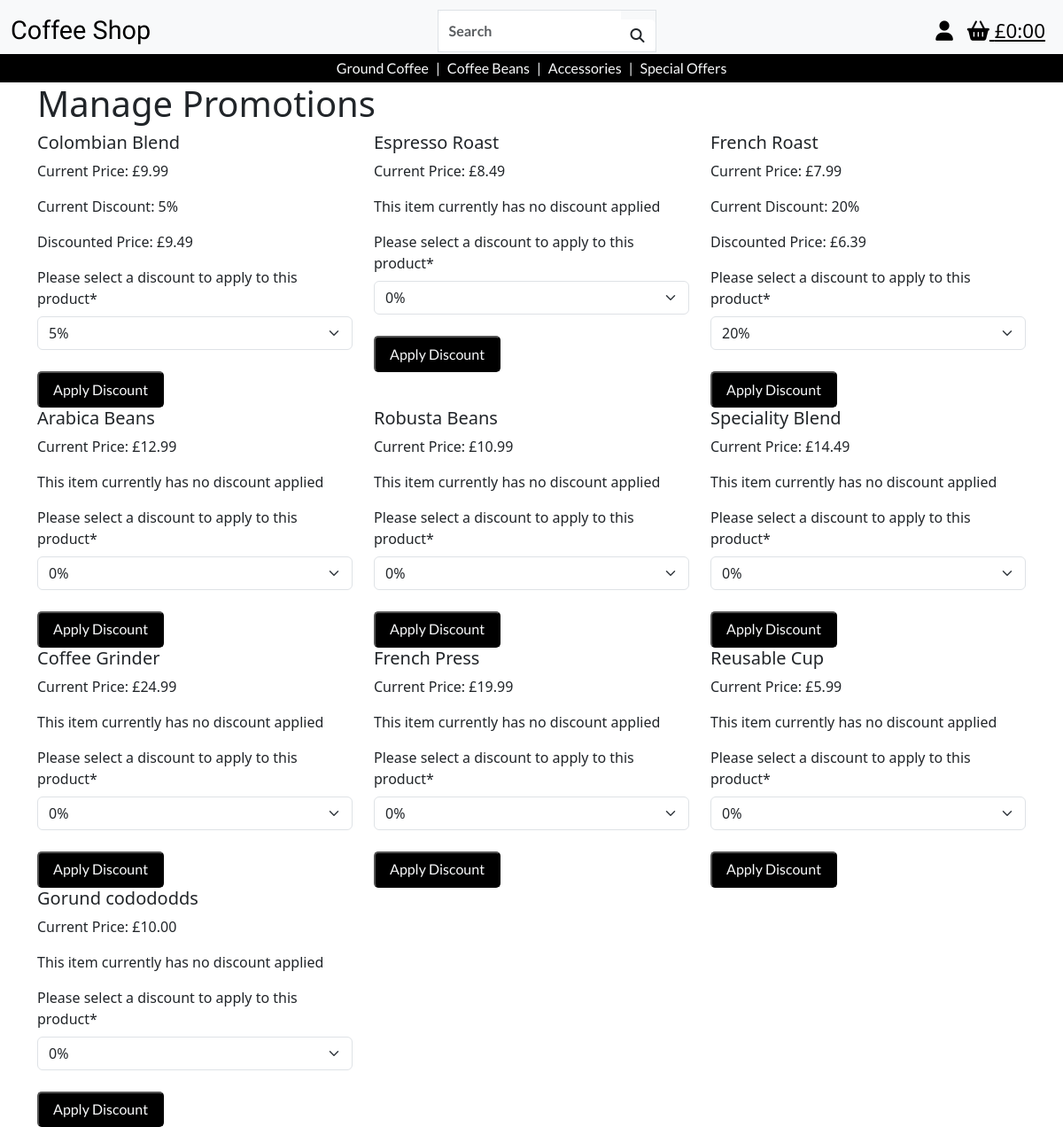
/promotions/ (signed in), run on an earlier commit of the app's database.
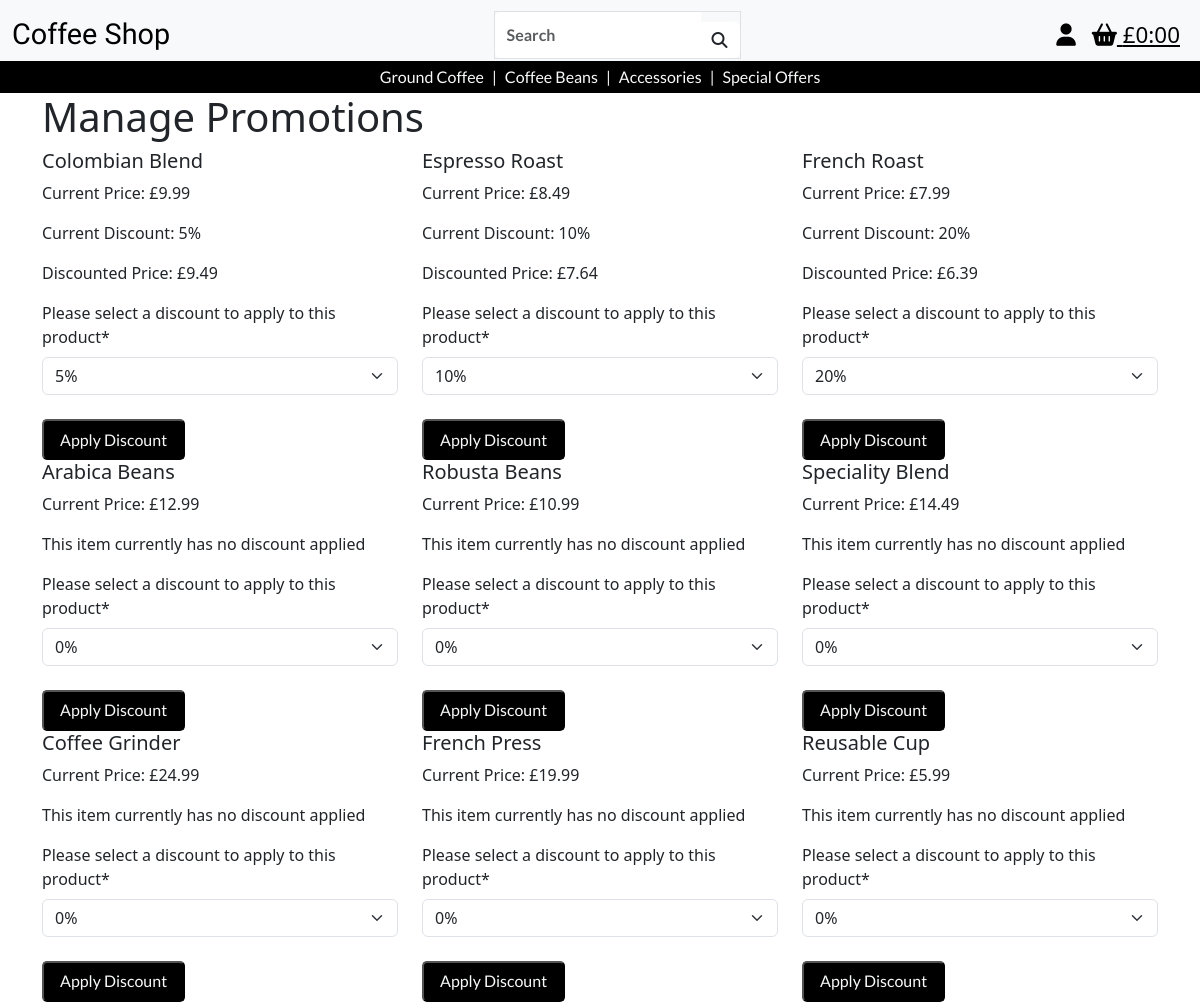
And on a later commit of the database.
### products/models.py (models this page shows, shortened)
class Product(models.Model):
    category = models.ForeignKey(
        'Category', null=True, blank=True, on_delete=models.SET_NULL)
    sku = models.CharField(max_length=254, null=True, blank=True, unique=True)
    product_name = models.CharField(max_length=254)
    description = models.TextField()
    price = models.DecimalField(max_digits=6, decimal_places=2)
    image_url = models.URLField(max_length=1024, null=True, blank=True)
    image = models.ImageField(null=True, blank=True)

### promotions/models.py (models this page shows, shortened)
class Discount(models.Model):
    product = models.OneToOneField(Product, on_delete=models.CASCADE, related_name='discount', primary_key=True)
    percentage = models.PositiveIntegerField(validators=[MaxValueValidator(50)])
    def apply_discount(self, price):
        discounted_price = price - (price * self.percentage / 100)
        return round(discounted_price, 2)

### promotions/views.py (the view)
# urls.py: path('', views.manage_promotions, name='manage_promotions'),
@login_required
def manage_promotions(request):
    if request.method == "POST":
        product_id = request.POST.get('product_id')
        discount_percentage = request.POST.get('percentage')
        product = get_object_or_404(Product, pk=product_id)
        if int(discount_percentage) == 0:
            Discount.objects.filter(product=product).delete()
        else:
            Discount.objects.update_or_create(
                product=product,
                defaults={'percentage': int(discount_percentage)}
            )
        return redirect('manage_promotions')
    else:
        products = Product.objects.all()
        discounts = {}
        for discount in Discount.objects.all():
            discounts[discount.product_id] = discount
        product_data = []
        for product in products:
            discount = discounts.get(product.id)
            form = DiscountForm(instance=discount)
            discounted_price = (
                discount.apply_discount(product.price) if discount else None
            )
            product_data.append({
                'product': product,
                'form': form,
                'discounted_price': discounted_price,
            })
        context = {'product_data': product_data}
        return render(request, 'promotions/manage_promotions.html', context)

### bag/contexts.py (called while the page is built, shortened)
def bag_contents(request):
    bag_items = []
    total = 0
    product_count = 0
    bag = request.session.get('bag', {})
    if total < settings.FREE_DELIVERY_THRESHOLD:
        delivery = total * Decimal(settings.STANDARD_DELIVERY_PERCENTAGE / 100)
        free_delivery_delta = settings.FREE_DELIVERY_THRESHOLD - total
    else:
        delivery = 0
        free_delivery_delta = 0
    grand_total = delivery + total
    context = {
        'bag_items' : bag_items,
        'total' : total,
        'product_count' : product_count,
        'delivery': delivery,
        'free_delivery_delta' : free_delivery_delta,
        'free_delivery_threshold' : settings.FREE_DELIVERY_THRESHOLD,
        'grand_total' : grand_total,
    }
    return context

### promotions/templates/promotions/manage_promotions.html (shortened to what this page needs)
{% extends 'base.html' %}
{% block content %}
<div class="container">
    <h1>Manage Promotions</h1>
    <div class="row">
        {% for item in product_data %}
            <div class="col-md-4">
                <div class="">
                        <h5 class="">{{ item.product.product_name }}</h5>
                        <p>Current Price: £{{ item.product.price }}</p>
                        {% if item.discounted_price %}
                            <p>Current Discount: {{ item.product.discount.percentage }}%</p>
                            <p>Discounted Price: £{{ item.discounted_price }}</p>
                        {% else %}
                            <p>This item currently has no discount applied</p>
                        {% endif %}
                        <form method="post">
                            {{ item.form|crispy }}
                            <button type="submit" class="mt-2">Apply Discount</button>
                        </form>
                </div>
            </div>
        {% endfor %}
    </div>
</div>
{% endblock %}

What changed in the data, as far as the page shows it:
removed Product: product.product_name "Gorund codododds", product.price "10.00", shows "This item currently has no discount applied"
shown differently, row unchanged: Product "Espresso Roast": product.discount.percentage (not shown) → "10"; discounted_price (not shown) → "7.64"; percentage "0%" → "10%"; text "This item currently has no discount applied" → "Current Discount: % Discounted Price: £"
